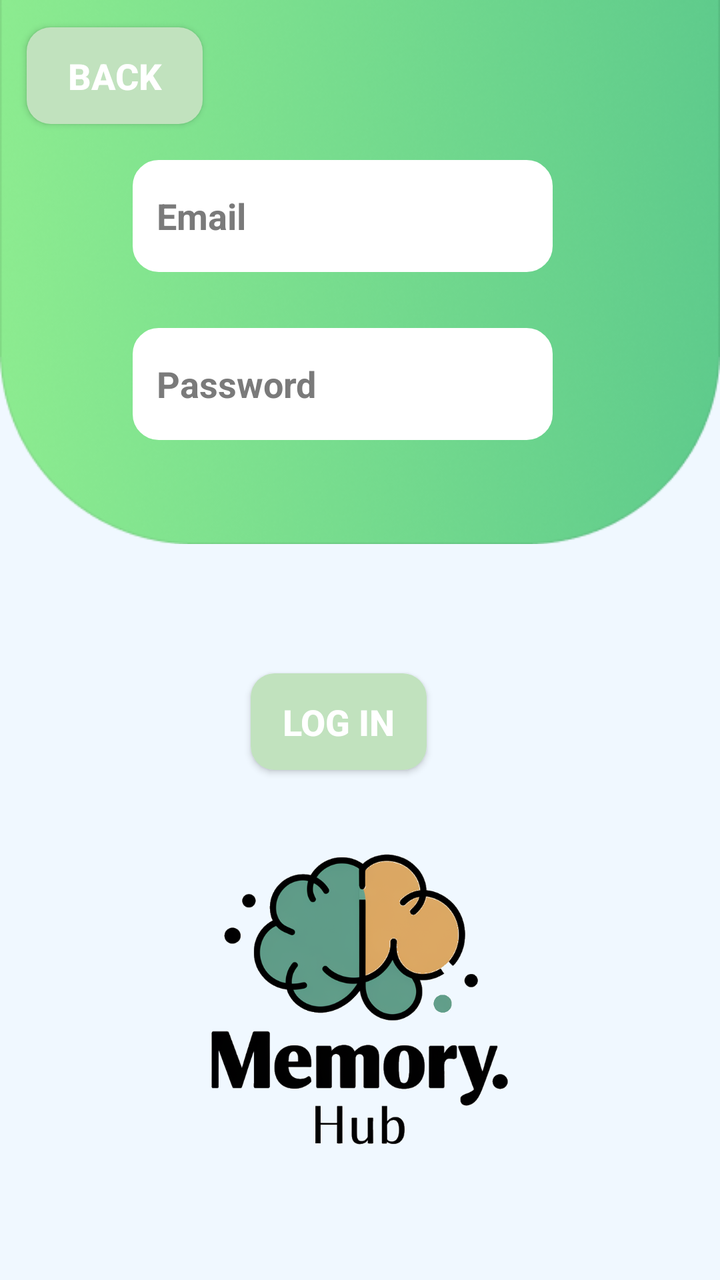
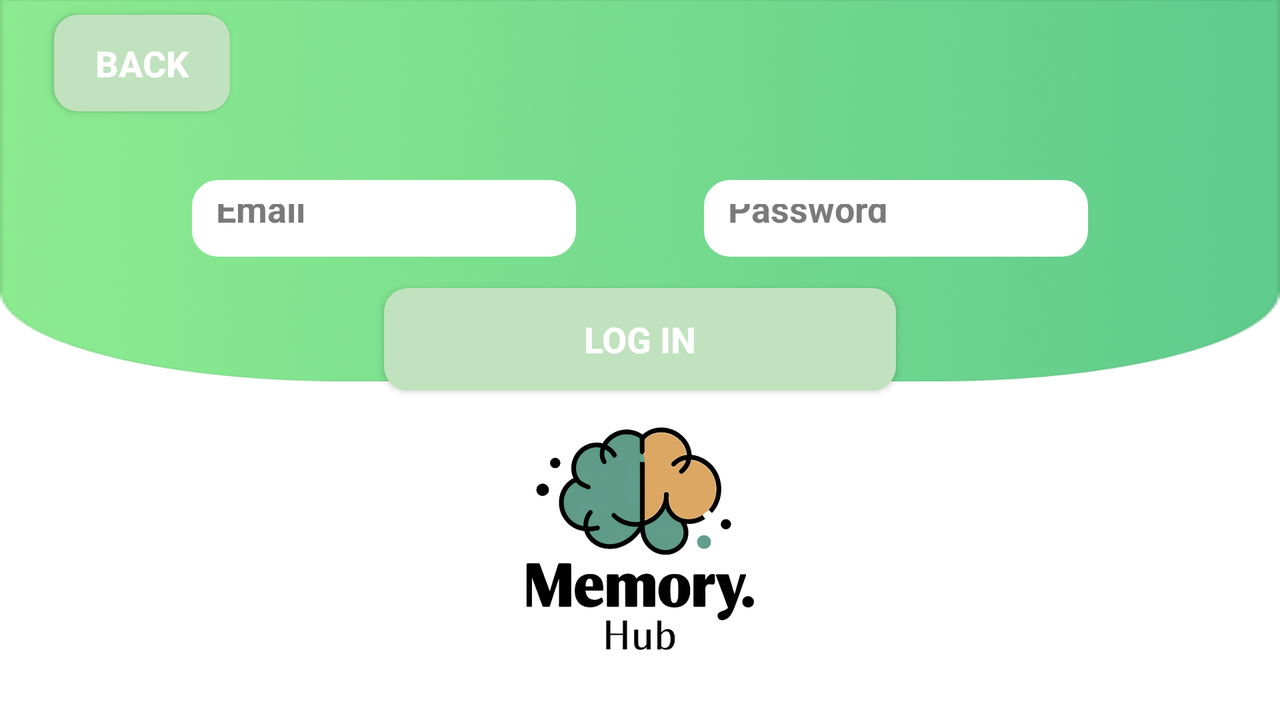

One screen, two layout resources from the same app: the default and the author's alternative for another configuration. Each is rendered where Android would select it; the XML of both is given below.
<!-- AndroidManifest.xml: application theme Theme.Material3.Dark -->
<!-- res/layout/login.xml -->
<?xml version="1.0" encoding="utf-8"?>
<androidx.constraintlayout.widget.ConstraintLayout xmlns:android="http://schemas.android.com/apk/res/android"
    xmlns:app="http://schemas.android.com/apk/res-auto"
    xmlns:tools="http://schemas.android.com/tools"
    android:layout_width="match_parent"
    android:layout_height="match_parent"
    android:background="#F0F8FF">


    <ImageView
        android:id="@+id/imageView5"
        android:layout_width="250dp"
        android:layout_height="250dp"
        android:scaleType="fitCenter"
        android:src="@drawable/output_onlinepngtools"
        app:layout_constraintBottom_toBottomOf="parent"
        app:layout_constraintEnd_toEndOf="parent"
        app:layout_constraintHorizontal_bias="0.496"
        app:layout_constraintStart_toStartOf="parent"
        app:layout_constraintTop_toTopOf="parent"
        app:layout_constraintVertical_bias="0.961"
        app:tint="@null"
        tools:ignore="ContentDescription" />

    <ImageView
        android:id="@+id/imageView6"
        android:layout_width="wrap_content"
        android:layout_height="wrap_content"
        android:layout_marginBottom="320dp"
        android:src="@drawable/topbanner"
        app:layout_constraintBottom_toBottomOf="parent"
        app:layout_constraintEnd_toEndOf="parent"
        app:layout_constraintHorizontal_bias="0.0"
        app:layout_constraintStart_toStartOf="parent"
        tools:ignore="ContentDescription" />

    <EditText
        android:id="@+id/edtEmailAddressLog"
        android:layout_width="wrap_content"
        android:layout_height="56dp"
        android:ems="10"
        android:inputType="textEmailAddress"
        android:hint="Email"
        android:textColor="#000000"
        android:textColorHint="#7A7A7A"
        android:backgroundTint="#FFFFFF"
        android:textSize="18sp"
        android:textStyle="bold"
        android:background="@drawable/rounded_edittext_background"
        android:padding="12dp"
        app:layout_constraintBottom_toBottomOf="parent"
        app:layout_constraintEnd_toEndOf="parent"
        app:layout_constraintHorizontal_bias="0.442"
        app:layout_constraintStart_toStartOf="parent"
        app:layout_constraintTop_toTopOf="parent"
        app:layout_constraintVertical_bias="0.137" />

    <EditText
        android:id="@+id/edtPasswordLog"
        android:layout_width="wrap_content"
        android:layout_height="56dp"
        android:layout_marginTop="28dp"
        android:hint="Password"
        android:ems="10"
        android:inputType="textPassword"
        android:textColor="#000000"
        android:textColorHint="#7A7A7A"
        android:backgroundTint="#FFFFFF"
        android:textSize="18sp"
        android:textStyle="bold"
        android:background="@drawable/rounded_edittext_background"
        android:padding="12dp"
        app:layout_constraintBottom_toBottomOf="parent"
        app:layout_constraintEnd_toEndOf="parent"
        app:layout_constraintHorizontal_bias="0.442"
        app:layout_constraintStart_toStartOf="parent"
        app:layout_constraintTop_toBottomOf="@+id/edtEmailAddressLog"
        app:layout_constraintVertical_bias="0.0" />

    <Button
        android:id="@+id/btnLoginToApp"
        android:layout_width="wrap_content"
        android:layout_height="wrap_content"
        android:background="@drawable/rounded_button_background"
        android:padding="12dp"
        android:text="Log in"
        android:textColor="#FFFFFF"
        android:textSize="18sp"
        android:textStyle="bold"
        app:layout_constraintBottom_toBottomOf="parent"
        app:layout_constraintEnd_toEndOf="parent"
        app:layout_constraintHorizontal_bias="0.461"
        app:layout_constraintStart_toStartOf="parent"
        app:layout_constraintTop_toBottomOf="@+id/edtPasswordLog"
        app:layout_constraintVertical_bias="0.314" />

    <Button
        android:id="@+id/btnBackToStart2"
        android:layout_width="wrap_content"
        android:layout_height="wrap_content"
        android:text="Back"
        android:textColor="#FFFFFF"
        android:textSize="18sp"
        android:textStyle="bold"
        android:background="@drawable/rounded_button_background"
        android:padding="12dp"
        app:layout_constraintBottom_toBottomOf="parent"
        app:layout_constraintEnd_toEndOf="parent"
        app:layout_constraintHorizontal_bias="0.049"
        app:layout_constraintStart_toStartOf="parent"
        app:layout_constraintTop_toTopOf="parent"
        app:layout_constraintVertical_bias="0.023" />

</androidx.constraintlayout.widget.ConstraintLayout>
<!-- resources referenced by this layout -->
<resources>
  <!-- drawable output_onlinepngtools: png bitmap (drawable, 200732 bytes) -->
  <!-- drawable rounded_button_background (drawable) -->
  <shape xmlns:android="http://schemas.android.com/apk/res/android">
      <solid android:color="#C1E2BE" />
      <corners android:radius="12dp" />
  </shape>
  <!-- drawable rounded_edittext_background (drawable) -->
  <shape xmlns:android="http://schemas.android.com/apk/res/android">
      <solid android:color="#FFFFFF" />
      <corners android:radius="12dp" />
      <stroke android:width="2dp" android:color="#D3D3D3" />
  </shape>
  <!-- drawable topbanner: png bitmap (drawable, 194108 bytes) -->
</resources>
<!-- res/layout-land/login.xml (the author's variant of the layout above) -->
<!-- drawn on the phone turned sideways -->
<?xml version="1.0" encoding="utf-8"?>
<androidx.constraintlayout.widget.ConstraintLayout xmlns:android="http://schemas.android.com/apk/res/android"
    xmlns:app="http://schemas.android.com/apk/res-auto"
    xmlns:tools="http://schemas.android.com/tools"
    android:layout_width="match_parent"
    android:layout_height="match_parent"
    style="@style/ScreenBackground">


    <ImageView
        android:id="@+id/imageView5"
        style="@style/LogoChange"
        android:layout_width="0dp"
        android:layout_height="0dp"
        android:layout_marginTop="4dp"

        android:scaleType="fitCenter"

        app:layout_constraintDimensionRatio="1:1"

        app:layout_constraintEnd_toEndOf="@id/guidelineA2"
        app:layout_constraintHorizontal_bias="0.0"

        app:layout_constraintStart_toStartOf="@id/guidelineA1"
        app:layout_constraintTop_toTopOf="@id/guideline7"
        app:tint="@null"
        tools:ignore="ContentDescription" />

    <ImageView
        android:id="@+id/imageView6"
        android:layout_width="0dp"
        android:layout_height="0dp"

        style="@style/BannerChange"
        android:scaleType="fitXY"

        app:layout_constraintDimensionRatio="2:0"
        app:layout_constraintBottom_toBottomOf="@id/guideline3"

        app:layout_constraintEnd_toEndOf="parent"
        app:layout_constraintHorizontal_bias="0.0"
        app:layout_constraintStart_toStartOf="parent"
        app:layout_constraintTop_toTopOf="parent"
        tools:ignore="ContentDescription" />

    <EditText
        android:id="@+id/edtEmailAddressLog"
        android:layout_width="0dp"
        android:layout_height="0dp"
        app:layout_constraintDimensionRatio="1:0.2"
        app:layout_constraintStart_toStartOf="@id/guideline4"
        app:layout_constraintEnd_toEndOf="@id/guideline14"

        app:layout_constraintTop_toTopOf="@id/guideline11"

        android:ems="10"
        android:inputType="textEmailAddress"
        android:hint="Email"
        android:textColor="#000000"
        android:textColorHint="#7A7A7A"
        android:backgroundTint="#FFFFFF"
        android:textSize="18sp"
        android:textStyle="bold"
        android:background="@drawable/rounded_edittext_background"
        android:padding="12dp"
/>

    <EditText
        android:id="@+id/edtPasswordLog"
        android:layout_width="0dp"
        android:layout_height="0dp"
        app:layout_constraintDimensionRatio="1:0.2"
        app:layout_constraintStart_toStartOf="@id/guideline13"
        app:layout_constraintEnd_toEndOf="@id/guideline5"
        app:layout_constraintTop_toTopOf="@id/guideline11"



        android:hint="Password"
        android:ems="10"
        android:inputType="textPassword"
        android:textColor="#000000"
        android:textColorHint="#7A7A7A"
        android:backgroundTint="#FFFFFF"
        android:textSize="18sp"
        android:textStyle="bold"
        android:background="@drawable/rounded_edittext_background"
        android:padding="12dp"

/>

    <Button
        android:id="@+id/btnLoginToApp"
        android:layout_width="0dp"
        android:layout_height="0dp"
        app:layout_constraintDimensionRatio="1:0.2"
        app:layout_constraintStart_toStartOf="@id/guideline1"
        app:layout_constraintEnd_toEndOf="@id/guideline2"
        app:layout_constraintTop_toTopOf="@id/guideline6"


        android:background="@drawable/rounded_button_background"
        android:padding="12dp"
        android:text="Log in"
        android:textColor="#FFFFFF"
        android:textSize="18sp"
        android:textStyle="bold"
 />

    <Button
        android:id="@+id/btnBackToStart2"
        android:layout_width="wrap_content"
        android:layout_height="wrap_content"
        android:text="Back"
        android:textColor="#FFFFFF"
        android:textSize="18sp"
        android:textStyle="bold"
        android:background="@drawable/rounded_button_background"
        android:padding="12dp"
        app:layout_constraintBottom_toBottomOf="parent"
        app:layout_constraintEnd_toEndOf="parent"
        app:layout_constraintHorizontal_bias="0.049"
        app:layout_constraintStart_toStartOf="parent"
        app:layout_constraintTop_toTopOf="parent"
        app:layout_constraintVertical_bias="0.023" />

    
    

    <androidx.constraintlayout.widget.Guideline
        android:id="@+id/guideline4"
        android:layout_width="wrap_content"
        android:layout_height="wrap_content"
        android:orientation="vertical"
        app:layout_constraintGuide_percent="0.15" />
    <androidx.constraintlayout.widget.Guideline
        android:id="@+id/guideline1"
        android:layout_width="wrap_content"
        android:layout_height="wrap_content"
        android:orientation="vertical"
        app:layout_constraintGuide_percent="0.30" />
    <androidx.constraintlayout.widget.Guideline
        android:id="@+id/guidelineA1"
        android:layout_width="wrap_content"
        android:layout_height="wrap_content"
        android:orientation="vertical"
        app:layout_constraintGuide_percent="0.35" />

    <androidx.constraintlayout.widget.Guideline
        android:id="@+id/guideline12"
        android:layout_width="wrap_content"
        android:layout_height="wrap_content"
        android:orientation="vertical"
        app:layout_constraintGuide_percent="0.50" />
    <androidx.constraintlayout.widget.Guideline
        android:id="@+id/guideline13"
        android:layout_width="wrap_content"
        android:layout_height="wrap_content"
        android:orientation="vertical"
        app:layout_constraintGuide_percent="0.55" />
    <androidx.constraintlayout.widget.Guideline
        android:id="@+id/guideline14"
        android:layout_width="wrap_content"
        android:layout_height="wrap_content"
        android:orientation="vertical"
        app:layout_constraintGuide_percent="0.45" />

    <androidx.constraintlayout.widget.Guideline
        android:id="@+id/guideline2"
        android:layout_width="wrap_content"
        android:layout_height="wrap_content"
        android:orientation="vertical"
        app:layout_constraintGuide_percent="0.70" />
    <androidx.constraintlayout.widget.Guideline
        android:id="@+id/guidelineA2"
        android:layout_width="wrap_content"
        android:layout_height="wrap_content"
        android:orientation="vertical"
        app:layout_constraintGuide_percent="0.65" />

    <androidx.constraintlayout.widget.Guideline
        android:id="@+id/guideline5"
        android:layout_width="wrap_content"
        android:layout_height="wrap_content"
        android:orientation="vertical"
        app:layout_constraintGuide_percent="0.85" />
    <androidx.constraintlayout.widget.Guideline
        android:id="@+id/guidelineH1"
        android:layout_width="wrap_content"
        android:layout_height="wrap_content"
        android:orientation="vertical"
        app:layout_constraintGuide_percent="0.95" />


    
    <androidx.constraintlayout.widget.Guideline
        android:id="@+id/guideline9"
        android:layout_width="wrap_content"
        android:layout_height="wrap_content"
        android:orientation="horizontal"
        app:layout_constraintGuide_percent="0.05" />

    <androidx.constraintlayout.widget.Guideline
        android:id="@+id/guideline8"
        android:layout_width="wrap_content"
        android:layout_height="wrap_content"
        android:orientation="horizontal"
        app:layout_constraintGuide_percent="0.15" />

    <androidx.constraintlayout.widget.Guideline
        android:id="@+id/guideline11"
        android:layout_width="wrap_content"
        android:layout_height="wrap_content"
        android:orientation="horizontal"
        app:layout_constraintGuide_percent="0.25" />
    <androidx.constraintlayout.widget.Guideline
        android:id="@+id/guideline6"
        android:layout_width="wrap_content"
        android:layout_height="wrap_content"
        android:orientation="horizontal"
        app:layout_constraintGuide_percent="0.4" />

    <androidx.constraintlayout.widget.Guideline
        android:id="@+id/guideline3"
        android:layout_width="wrap_content"
        android:layout_height="wrap_content"
        android:orientation="horizontal"
        app:layout_constraintGuide_percent="0.53" />

    <androidx.constraintlayout.widget.Guideline
        android:id="@+id/guideline7"
        android:layout_width="wrap_content"
        android:layout_height="wrap_content"
        android:orientation="horizontal"
        app:layout_constraintGuide_percent="0.47" />

    <androidx.constraintlayout.widget.Guideline
        android:id="@+id/guideline10"
        android:layout_width="wrap_content"
        android:layout_height="wrap_content"
        android:orientation="horizontal"
        app:layout_constraintGuide_percent="0.75" />

</androidx.constraintlayout.widget.ConstraintLayout>
<!-- resources referenced by the variant -->
<!-- as the phone turned sideways resolves them -->
<resources>
  <!-- drawable rounded_button_background (drawable) -->
  <shape xmlns:android="http://schemas.android.com/apk/res/android">
      <solid android:color="#C1E2BE" />
      <corners android:radius="12dp" />
  </shape>
  <!-- drawable rounded_edittext_background (drawable) -->
  <shape xmlns:android="http://schemas.android.com/apk/res/android">
      <solid android:color="#FFFFFF" />
      <corners android:radius="12dp" />
      <stroke android:width="2dp" android:color="#D3D3D3" />
  </shape>
  <style name="BannerChange"><item name="android:src">@drawable/topbanner</item></style>
  <style name="LogoChange"><item name="android:src">@drawable/output_onlinepngtools</item></style>
  <style name="ScreenBackground"><item name="android:background">@color/white</item></style>
  <!-- drawable topbanner: png bitmap (drawable, 194108 bytes) -->
  <!-- drawable output_onlinepngtools: png bitmap (drawable, 200732 bytes) -->
  <color name="white">#FFFFFFFF</color>
</resources>
